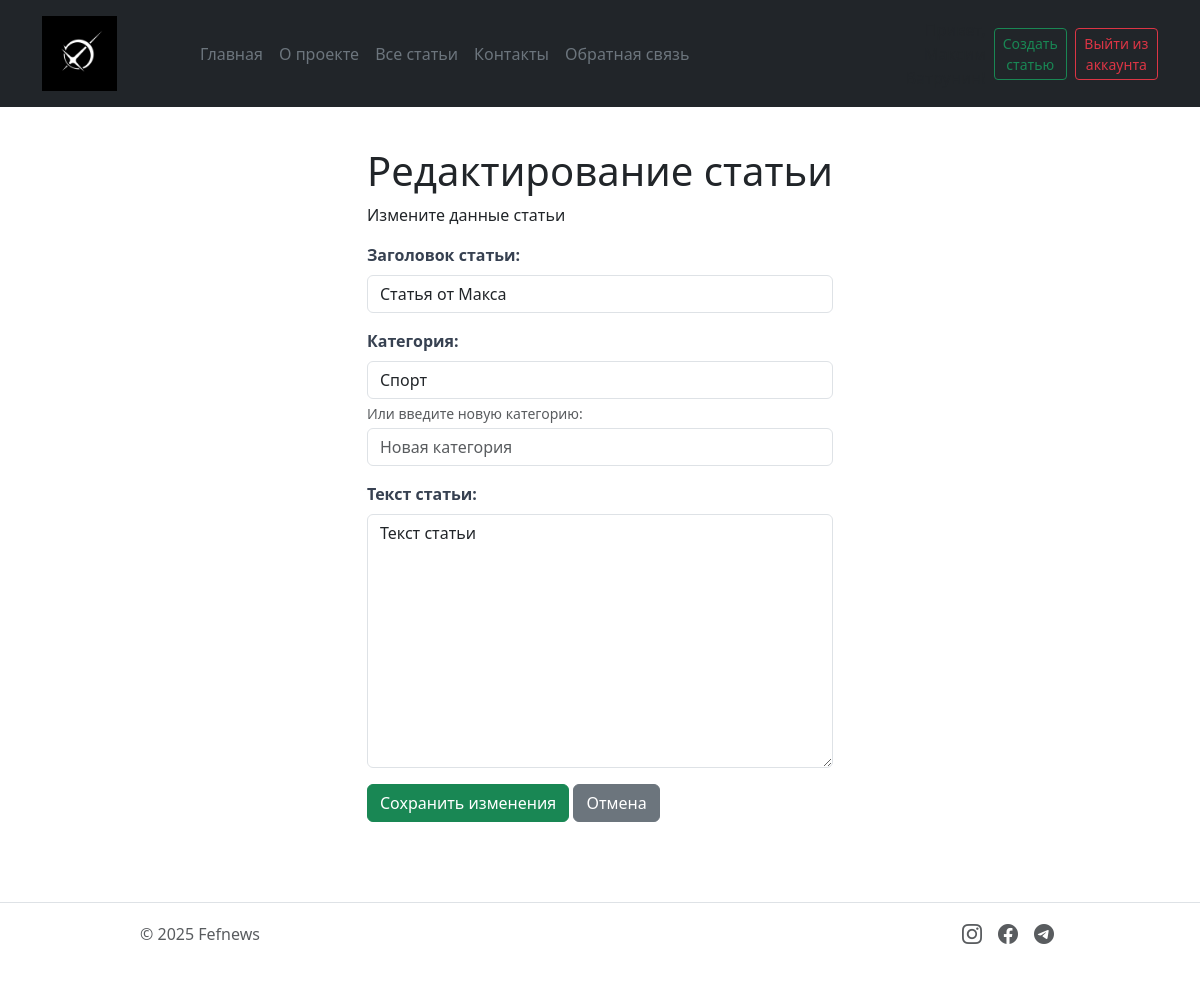
Page /edit-article/4 (signed in) on the earlier database version.
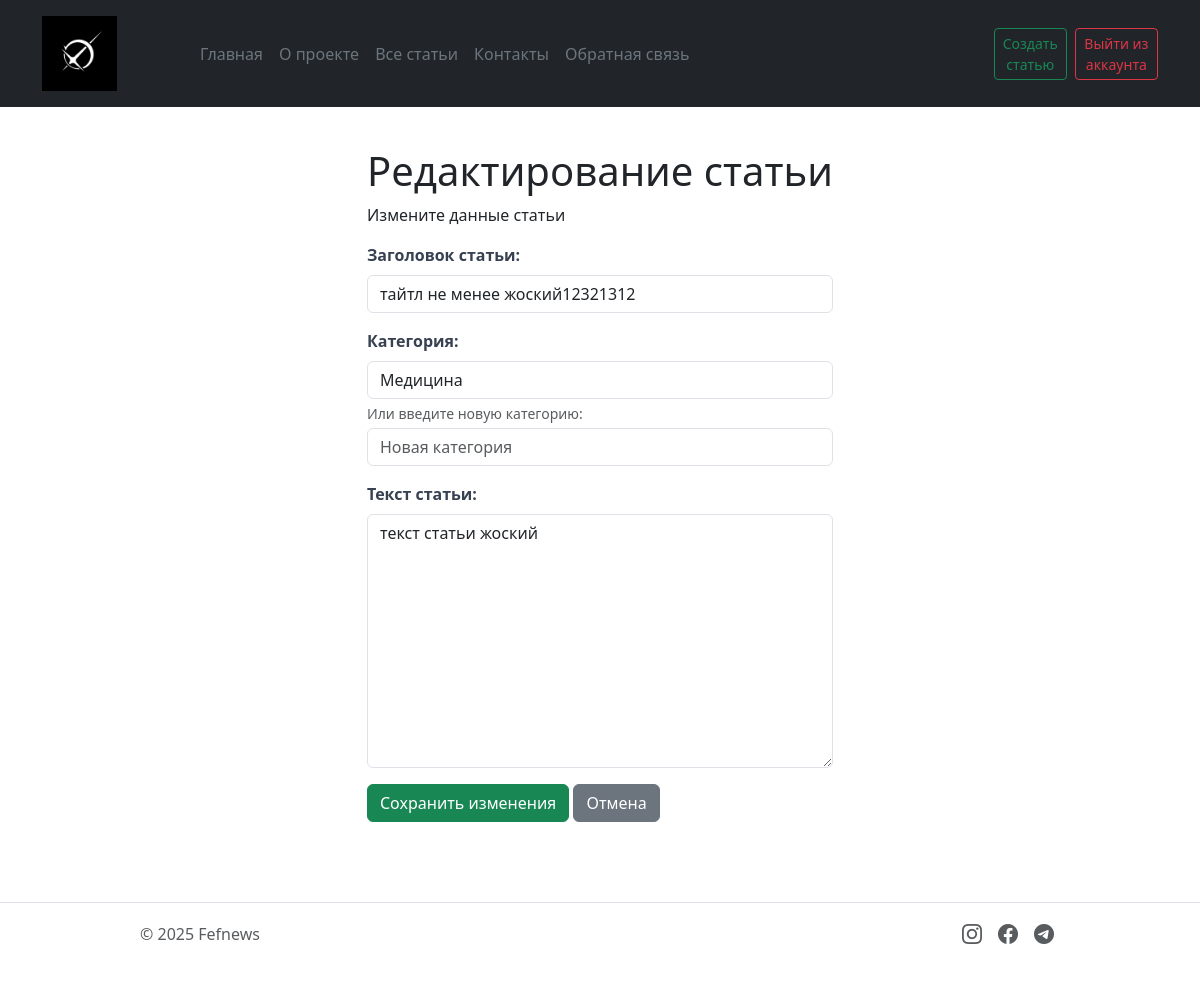
Same page on the later database version.
### models.py (models this page shows)
class Article(db.Model):
    __tablename__ = 'article'
    id = db.Column(db.Integer, primary_key=True)
    title = db.Column(db.String(200), nullable=False)
    text = db.Column(db.Text, nullable=False)
    created_date = db.Column(db.DateTime, default=datetime.now)
    user_id = db.Column(db.Integer, db.ForeignKey('user.id'), nullable=False)
    category = db.Column(db.String(50), nullable=False, default='general')
    comments = db.relationship('Comment', backref='article', lazy=True, cascade='all, delete-orphan')

### app.py (the view, shortened to what this page needs)
@app.route('/edit-article/<int:id>', methods=['POST', 'GET'])
@login_required
def edit_article(id):
    article = Article.query.get_or_404(id)
    if article.author != current_user:
        flash('У вас нет прав для редактирования этой статьи!', 'danger')
        return redirect(url_for('news', id=id))
    return render_template('edit_article.html', article=article)

### app.py (called while the page is built)
@login_manager.user_loader
def load_user(user_id):
    return User.query.get(int(user_id))

def get_categories():
    categories = db.session.query(Article.category).distinct().all()
    return [category[0] for category in categories]

@app.context_processor
def inject_today():
    return {'today': datetime.now().date()}

@app.context_processor
def inject_categories():
    categories = get_categories()
    return {'categories': categories}

@app.context_processor
def inject_current_user():
    return {'current_user': current_user}

### templates/edit_article.html (shortened to what this page needs)
{% extends 'base.html' %}
{% block content %}
<div class="container">
	<h1>Редактирование статьи</h1>
	<p>Измените данные статьи</p>
	<form name="edit_article" method="POST">
		<div class="form-list">
			<div class="mb-3">
				<label class="form-label">Заголовок статьи:</label>
				<input class="form-control {% if errors and errors.title %}is-invalid{% endif %}" type="text"
					name="title" maxlength="200" value="{{ article.title if article else (title if title else '') }}">
			</div>
			<div class="mb-3">
				<label class="form-label">Категория:</label>
				<select class="form-control {% if errors and errors.category %}is-invalid{% endif %}" name="category">
					{% for cat in categories %}
					<option value="{{ cat }}" {% if (article.category if article else category)==cat %}selected{% endif
						%}>
						{{ cat }}
					</option>
					{% endfor %}
				</select>
				<div class="form-text">
					Или введите новую категорию:
					<input type="text" class="form-control mt-1" name="new_category" placeholder="Новая категория">
				</div>
			</div>
			<div class="mb-3">
				<label class="form-label">Текст статьи:</label>
				<textarea class="form-control {% if errors and errors.text %}is-invalid{% endif %}" name="text"
					rows="10">{{ article.text if article else (text if text else '') }}</textarea>
			</div>
			<div class="mb-3">
				<button type="submit" class="btn btn-success">Сохранить изменения</button>
				<a href="{{ url_for('news', id=article.id) }}" class="btn btn-secondary">Отмена</a>
			</div>
		</div>
	</form>
</div>
{% endblock %}

Differences in the rows shown:
changed Article: title "Статья от Макса" → "тайтл не менее жоский12321312"; category "Спорт" → "Медицина"; text "Текст статьи" → "текст статьи жоский"
